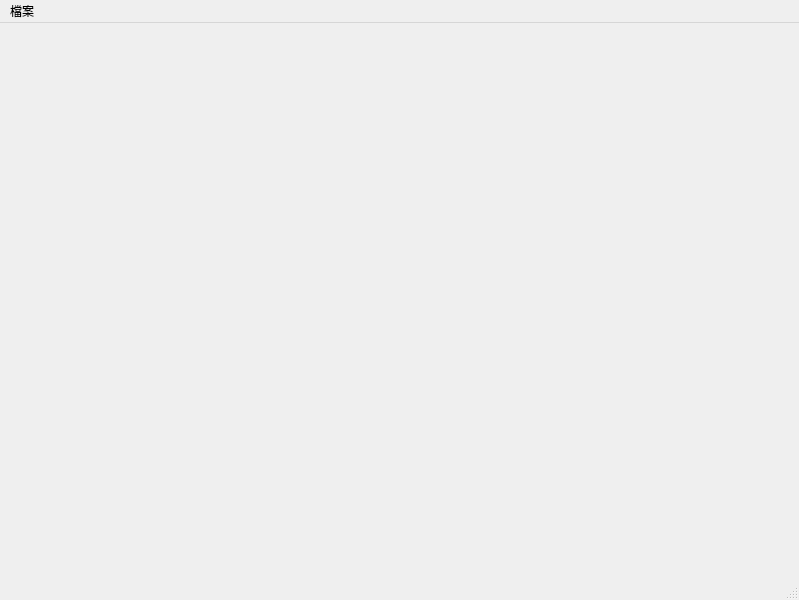
<?xml version="1.0" encoding="UTF-8"?>
<ui version="4.0">
 <class>MainWindow</class>
 <widget class="QMainWindow" name="MainWindow">
  <property name="geometry">
   <rect>
    <x>0</x>
    <y>0</y>
    <width>799</width>
    <height>600</height>
   </rect>
  </property>
  <property name="windowTitle">
   <string>MainWindow</string>
  </property>
  <widget class="QWidget" name="centralwidget"/>
  <widget class="QMenuBar" name="menubar">
   <property name="geometry">
    <rect>
     <x>0</x>
     <y>0</y>
     <width>799</width>
     <height>21</height>
    </rect>
   </property>
   <widget class="QMenu" name="menu">
    <property name="title">
     <string>檔案</string>
    </property>
    <addaction name="action"/>
    <addaction name="action_2"/>
    <addaction name="action_3"/>
    <addaction name="action_4"/>
    <addaction name="action_5"/>
    <addaction name="separator"/>
    <addaction name="action_7"/>
   </widget>
   <addaction name="menu"/>
  </widget>
  <widget class="QStatusBar" name="statusbar"/>
  <action name="action">
   <property name="text">
    <string>新增</string>
   </property>
  </action>
  <action name="action_2">
   <property name="text">
    <string>開啟</string>
   </property>
  </action>
  <action name="action_3">
   <property name="text">
    <string>關閉</string>
   </property>
  </action>
  <action name="action_4">
   <property name="text">
    <string>儲存</string>
   </property>
  </action>
  <action name="action_5">
   <property name="text">
    <string>另存
</string>
   </property>
  </action>
  <action name="action_7">
   <property name="text">
    <string>送出</string>
   </property>
  </action>
 </widget>
 <resources/>
 <connections/>
</ui>
